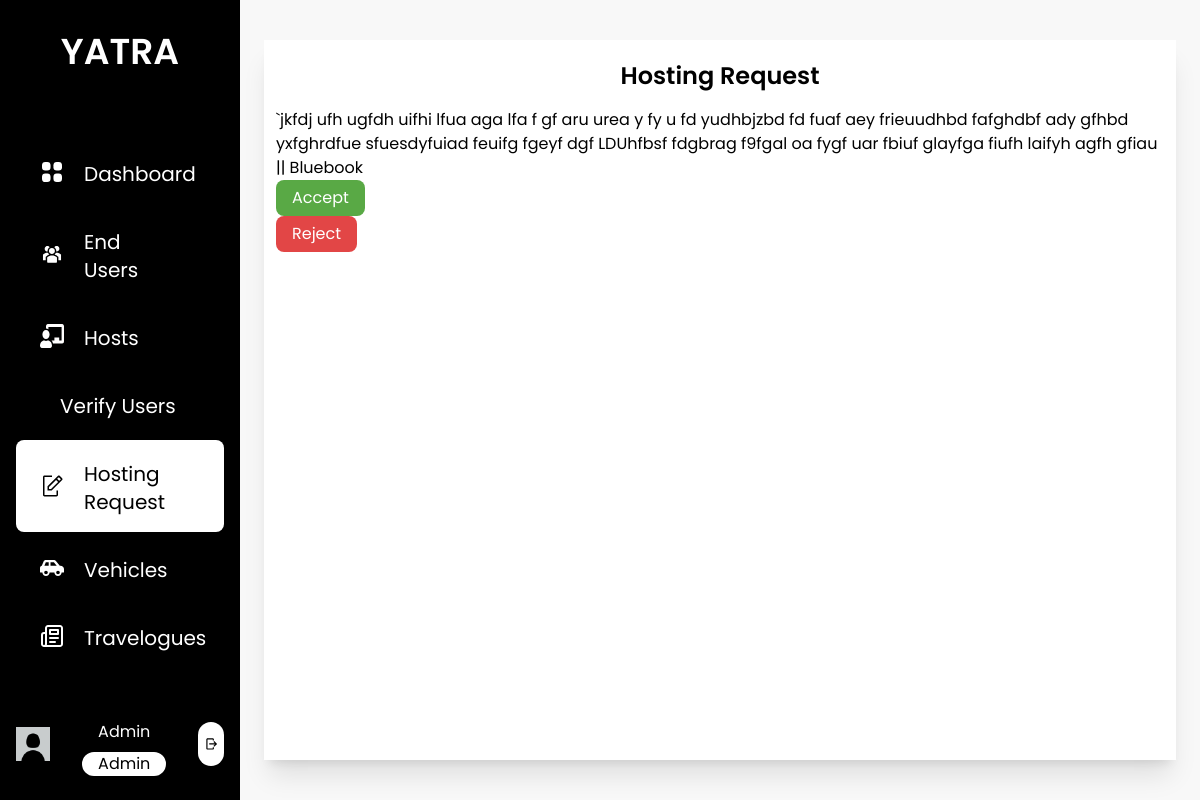
/hosting_request (signed in), run on an earlier commit of the app's database.
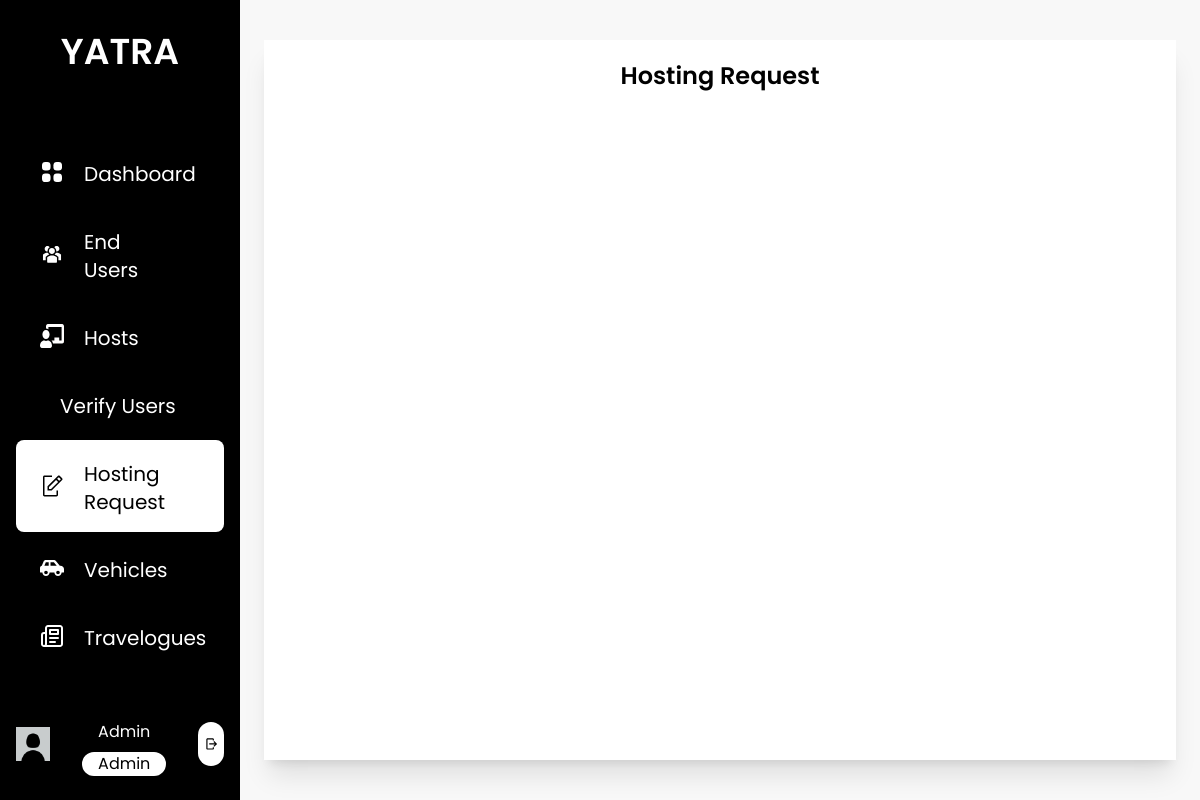
And on a later commit of the database.
### base/models.py (models this page shows)
class Vehicle(models.Model):
    types = (
        ('Sedan', 'Sedan'),
        ('SUV', 'SUV'),
        ('Jeep', 'Jeep'),
        ('Mini-Van', 'Mini-Van'),
        ('Other', 'Other'),
    )
    number_plate = models.CharField(max_length=20, unique=True)
    host = models.ForeignKey(Host, on_delete=models.CASCADE, related_name="owner")
    location = models.ForeignKey(Location, on_delete=models.SET_NULL, null=True, related_name="place")
    bluebook = models.ImageField(upload_to="host/vehicle")
    bluebook_id = models.CharField(max_length=25)
    image1 = models.ImageField(upload_to="host/vehicle")
    image2 = models.ImageField(upload_to="host/vehicle")
    image3 = models.ImageField(upload_to="host/vehicle", null=True, blank=True)
    description = models.TextField(max_length=2000)
    feature = models.TextField(max_length=1000)
    price = models.PositiveIntegerField()
    type = models.CharField(max_length=10, choices=types)
    is_approved = models.CharField(max_length=10, choices=status, default="Pending")
    is_rented = models.BooleanField(default=False)

### base/views.py (the view)
# urls.py: path('hosting_request', views.hosting_request, name='hosting_request'),
def hosting_request(request):
    unverified_vehicles = Vehicle.objects.filter(is_approved="Pending")
    context = {
        'unverified_vehicles': unverified_vehicles
    }
    return render(request, 'admin/hosting_request.html',context)

### base/templatetags/user_group.py (called while the page is built)
@register.filter(name='has_group')
def has_group(user, group_name):
    return user.groups.filter(name=group_name).exists()

### base/templates/admin/hosting_request.html (shortened to what this page needs)
{% extends 'base/base.html' %}
{% load static %}
{% block content %}
<div class="h-screen w-full px-6 py-10 bg-theme">
    <div class="bg-white h-full flex flex-col shadow-xl">
        <div class="p-3">
            <p class="text-center text-2xl font-semibold pt-2 pb-4">Hosting Request</p>
                {% for v in unverified_vehicles %}
                    <p>{{ v.description }} || <a href="{{ v.bluebook.url }}">Bluebook</a>
                    <form action="{% url 'approve_vehicle' v.id %}" method="post" style="margin-bottom: 0px;">
                        <button type="submit" class="bg-custom-green px-4 py-1.5 mr-4 text-white rounded-lg">Accept</button>
                    </form>
                    <form action="{% url 'reject_vehicle' v.id %}" method="post" style="margin-bottom: 0px;">
                        <button type="submit" class="bg-danger px-4 py-1.5 mr-4 text-white rounded-lg">Reject</button>
                    </form>
                    </p>
                {% endfor %}
        </div>
    </div>
</div>
{% endblock content %}

What changed in the data, as far as the page shows it:
removed Vehicle: description "`jkfdj ufh ugfdh uifhi lfua aga lfa f gf aru urea y fy u fd yudhbjzbd fd fuaf aey frieuudhbd fafghdbf ady gfhbd yxfghrdfue sfuesdyfuiad feuifg fgeyf dgf LDUhfbsf fdgbrag f9fgal oa fygf uar fbiuf glayfga fiufh laifyh agfh gfiau"
